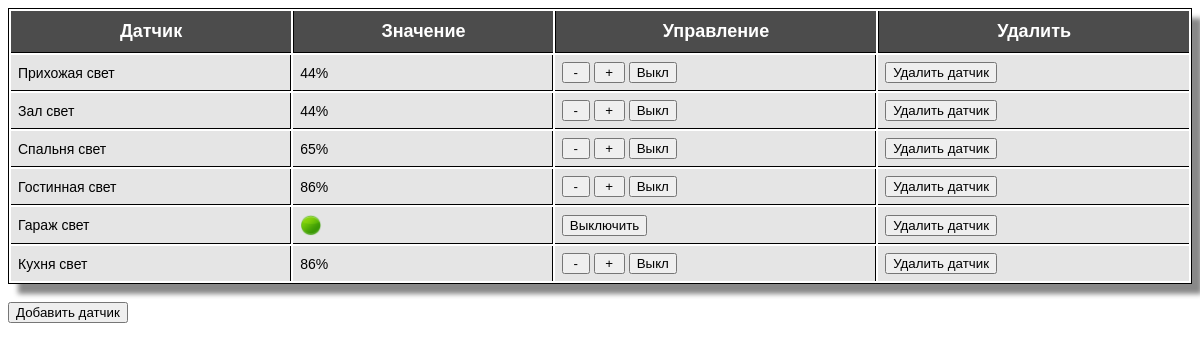
Page /get_light?method=html (signed in) on the committed database.
### tables this page shows
CREATE TABLE `sensor_element` (
  `sensor_id` int(5) NOT NULL AUTO_INCREMENT,
  `sensor_name` varchar(25) NOT NULL,
  `sensor_type` varchar(15) NOT NULL,
  `sensor_reading` int(10) NOT NULL DEFAULT 0,
  `sensor_room_id` int(10) NOT NULL DEFAULT 0,
  `assoc_switch_id` int(2),
  PRIMARY KEY  (`sensor_id`)
);

### classes/CMySQL.php (called while the page is built, shortened)
<?php
class CMySQL {
    var $vLink;
    function CMySQL() {
        $this->sDbUser = 'root';
        $this->sDbPass = 'pockerface1';
        $this->vLink = mysql_connect("localhost", $this->sDbUser, $this->sDbPass);
    }
    function res($query, $error_checking = true) {
        $res = mysql_query($query, $this->vLink);
        return $res;
    }
    function getLight($room_id) {
        $arr_type = MYSQL_ASSOC;
        $query = "SELECT * FROM sensor_element WHERE (`sensor_type` = 'analog' OR `sensor_type` = 'digital')";
        if (isset ($room_id)) {
            $query .= " AND `sensor_room_id` = '" . $room_id . "'";
        } else $query .= " ORDER BY `sensor_room_id`";
        $res = $this->res($query);
        $arr_res = array();
        if ($res) {
            while ($row = mysql_fetch_array($res, $arr_type))
                $arr_res[] = $row;
        }
        return $arr_res;
    }
}

### get_light.php (the view, shortened to what this page needs)
<?php
require_once('classes/CMySQL.php');
if (isset($_GET['method'])) {
    $method = $_GET['method'];
} else $method = 'json';
$aData = $GLOBALS['MySQL']->getLight($room_id);
       switch ($method) {
            case 'html':
                $sCode = '';
                if (count($aData)) {
                    $sCode .= <<<EOF
<table class="CSSTableGenerator">
<tr>
<td>Датчик</td>
<td>Значение</td>
<td>Управление</td>
<td>Удалить</td>
</tr>
EOF;
                    foreach ($aData as $i => $aRecords) {
                        $sType = '';
                        $sVal = '';
                        switch ($aRecords['sensor_type']) {
                            case 'digital':
                                switch ($aRecords['sensor_reading']) {
                                    case '1':
                                        $sVal = '<img src="img/circle_green.png" alt="Smiley face" height="22" width="22">';
                                        $sType .=<<<EOF
<input type="button" value="Выключить" onclick="location.href='set_value.php?from=light&sensor_id={$aRecords[sensor_id]}&value=0';">
EOF;
                                        break;
                                }
                                break;
                            case 'analog':
                                $sVal = $aRecords['sensor_reading'].'%';
                                $subVal = $aRecords['sensor_reading']-10;
                                $addVal = $aRecords['sensor_reading']+10;
                                $sType .=<<<EOF
<input type="button" value=" - " onclick="location.href='set_value.php?from=light&sensor_id={$aRecords[sensor_id]}&value={$subVal}';">
<input type="button" value=" + " onclick="location.href='set_value.php?from=light&sensor_id={$aRecords[sensor_id]}&value={$addVal}';">
<input type="button" value="Выкл" onclick="location.href='set_value.php?from=light&sensor_id={$aRecords[sensor_id]}&value=0';">
EOF;
                                break;
                        }
                        $sCode .= <<<EOF
<tr>
<td>{$aRecords['sensor_name']}</td>
<td>{$sVal}</td>
<td>{$sType}</td>
<td><input type="button" value="Удалить датчик" onclick="location.href='del_sensor.php?from=light&id={$aRecords[sensor_id]}';"></td>
</tr>
EOF;
                    }
                    $sCode .= '</table>';
                } else {
                    $sCode = '<div>В базе нет информации об установленных датчиках света</div>';
                }
?>
<head>
    <link href="/css/TableCSSCode.css" rel="stylesheet" type="text/css">
</head>
<?php echo $sCode; ?>
<input type="button" allign="right" value="Добавить датчик" onclick="location.href='add_sensor.php?method=html';">
<?php
                break;
        }
?>

### css/TableCSSCode.css (style rules this page uses)
.CSSTableGenerator { margin:0px;padding:0px; width:100%; box-shadow: 10px 10px 5px #888888; border:1px solid #000000; -moz-border-radius-bottomleft:0px; -webkit-border-bottom-left-radius:0px; border-bottom-left-radius:0px; -moz-border-radius-bottomright:0px; -webkit-border-bottom-right-radius:0px; border-bottom-right-radius:0px; -moz-border-radius-topright:0px; -webkit-border-top-right-radius:0px; border-top-right-radius:0px; -moz-border-radius-topleft:0px; -webkit-border-top-left-radius:0px; border-top-left-radius:0px; }
.CSSTableGenerator tr:last-child td:last-child { -moz-border-radius-bottomright:0px; -webkit-border-bottom-right-radius:0px; border-bottom-right-radius:0px; }
.CSSTableGenerator tr:last-child td:first-child { -moz-border-radius-bottomleft:0px; -webkit-border-bottom-left-radius:0px; border-bottom-left-radius:0px; }
.CSSTableGenerator td { vertical-align:middle; background-color:#e5e5e5; border:1px solid #000000; border-width:0px 1px 1px 0px; text-align:left; padding:7px; font-size:14px; font-family:Arial; font-weight:normal; color:#000000; }
.CSSTableGenerator tr:last-child td { border-width:0px 1px 0px 0px; }
.CSSTableGenerator tr td:last-child { border-width:0px 0px 1px 0px; }
.CSSTableGenerator tr:last-child td:last-child { border-width:0px 0px 0px 0px; }
.CSSTableGenerator tr:first-child td { background:-o-linear-gradient(bottom, #4c4c4c 5%, #4c4c4c 100%); background:-webkit-gradient(linear, left top, left bottom, color-stop(0.05, #4c4c4c), color-stop(1, #4c4c4c) ); background:-moz-linear-gradient(center top, #4c4c4c 5%, #4c4c4c 100% ); filter:progid:DXImageTransform.Microsoft.gradient(startColorstr="#4c4c4c", endColorstr="#4c4c4c"); background: -o-linear-gradient(top,#4c4c4c,4c4c4c); background-color:#4c4c4c; border:0px solid #000000; text-align:center; border-width:0px 0px 1px 1px; font-size:18px; padding:10px; font-family:Arial; font-weight:bold; color:#ffffff; }
.CSSTableGenerator tr:first-child td:first-child { border-width:0px 0px 1px 0px; }
.CSSTableGenerator tr:first-child td:last-child { border-width:0px 0px 1px 1px }

### rows in the picture
sensor_element: sensor_name "Прихожая свет", sensor_reading "44%"
sensor_element: sensor_name "Зал свет", sensor_reading "44%"
sensor_element: sensor_name "Спальня свет", sensor_reading "65%"
sensor_element: sensor_name "Гостинная свет", sensor_reading "86%"
sensor_element: sensor_name "Гараж свет"
sensor_element: sensor_name "Кухня свет", sensor_reading "86%"
